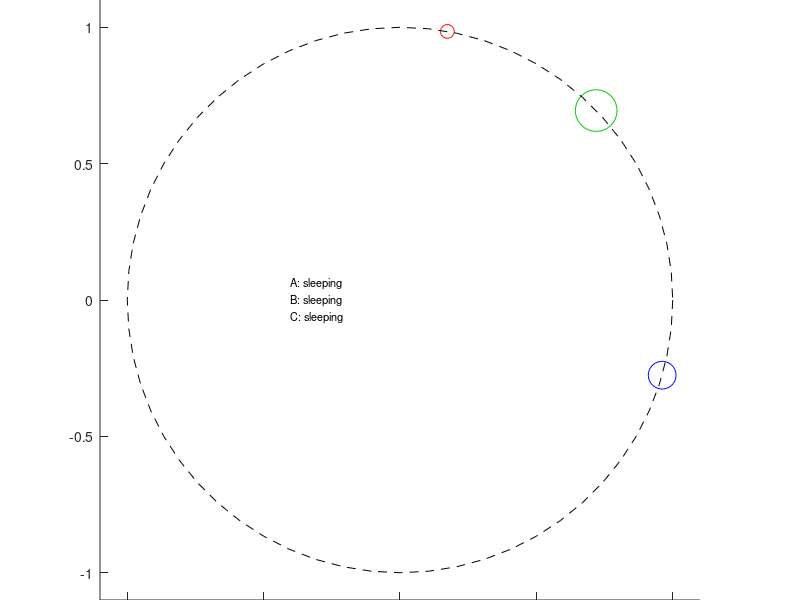

This chart was generated by the following MATLAB code: (Note: this script raises an error after producing the figure.)
%script for animating solution to the three paratrooper problem

%I'm using polar coordinates for this, because it makes it all easier. If
%you wanted, you could started with random cartesian locations for the
%three troopers, then calculate the circle they encompas

rng(8);
gifName = 'paratroopers.gif';
frameDelay = 0.04;

%speed (in degrees/tick)
speed = 4;

r = 1; %radius of troopers
centre = [0, 0]; %centre of the trooper circle

%angles of each trooper (degrees)
troopAng = floor(rand(3, 1) * 360/speed)*speed;

%waketime for each
%wakeTick = ceil(rand(3, 1) * 100);
wakeTick = [30, 10, 40];
awake = zeros(3, 1);


f = figure('Position', [350 350 200 200]);
a = axes('Position', [0 0 1 1]);
troopPlot = scatter(r*cosd(troopAng) + centre(1), r*sind(troopAng) + centre(2),...
    [10^2 20^2 30^2], [1 0 0; 0 0 1; 0 0.8 0]);
hold on
xlim([-1.1 1.1]);
ylim([-1.1 1.1]);
axis square;
rectangle('Position', [centre(1)-r, centre(2)-r, r*2, r*2], ...
    'Curvature', 1, 'LineStyle', '--');

infoText = text(centre(1)-0.4, centre(2), {...
    'A: sleeping'
    'B: sleeping'
    'C: sleeping'}, 'HorizontalAlignment', 'left', 'FontSize', 8);

a.XAxis.Visible = 'off';
a.YAxis.Visible = 'off';

for tick=(1:5000)
    %wake up sleepy heads
    if wakeTick(1) == tick
        awake(1) = 1;
        infoText.String{1} = 'A: waiting';
    end
    if wakeTick(2) == tick
        awake(2) = 1;
        infoText.String{2} = 'B: circling';
    end
    if wakeTick(3) == tick
        awake(3) = 1;
        CSavedPositions = troopAng(1:2);
        CTarget = 1;
        CWait = 0;
        plot(r*cosd(troopAng(2)) + centre(1), r*sind(troopAng(2)) + centre(2),...
            'Marker', 'x', 'Color', [0 0.8 0], 'MarkerSize', 10);
        plot(r*cosd(troopAng(1)) + centre(1), r*sind(troopAng(1)) + centre(2), ...
            'Marker', '*', 'Color', [1 0 0], 'MarkerSize', 5);
    end
    
    %B just walks in circles
    if awake(2)
       troopAng(2) = mod(troopAng(2) + speed, 360); 
    end
    
    %C goes between the two position he knows
    if awake(3)
        %if he's walking
        if CWait==0
            if troopAng(3) == CSavedPositions(CTarget+1)
                CWait = 360/speed;
                CTarget = mod(CTarget + 1, 2);
                infoText.String{3} = 'C: waiting for B to circle once';
            else
                troopAng(3) = mod(troopAng(3) + speed, 360);
                if CTarget == 0
                    infoText.String{3} = 'C: walking towards point *';
                else
                    infoText.String{3} = 'C: walking towards point x';
                end
            end
        else %if he's waiting
            CWait = CWait - 1;
        end
    end
    troopPlot.XData = r*cosd(troopAng) + centre(1);
    troopPlot.YData = r*sind(troopAng) + centre(2);
    drawnow;
    
    if all(troopAng == troopAng(1))
        break
    end
    pause(frameDelay);
    
    if ~isempty(gifName)
        frame = getframe(f);
        im = frame2im(frame);
        [imind,cm] = rgb2ind(im,256);
        if tick == 1
            imwrite(imind,cm,gifName,'gif', 'Loopcount',inf, 'DelayTime',frameDelay);
        else
            imwrite(imind,cm,gifName,'gif','WriteMode','append', 'DelayTime',frameDelay);
        end
    end
    
end
